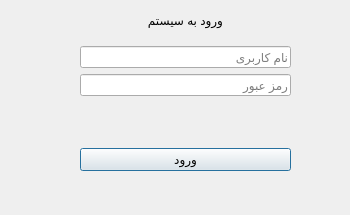
<?xml version="1.0" encoding="UTF-8"?>
<ui version="4.0">
 <class>Dialog</class>
 <widget class="QDialog" name="Dialog">
  <property name="geometry">
   <rect>
    <x>0</x>
    <y>0</y>
    <width>350</width>
    <height>215</height>
   </rect>
  </property>
  <property name="windowTitle">
   <string>Dialog</string>
  </property>
  <widget class="QWidget" name="">
   <property name="geometry">
    <rect>
     <x>80</x>
     <y>0</y>
     <width>211</width>
     <height>171</height>
    </rect>
   </property>
   <layout class="QVBoxLayout" name="verticalLayout">
    <item>
     <widget class="QLabel" name="label">
      <property name="text">
       <string>ورود به سیستم</string>
      </property>
      <property name="alignment">
       <set>Qt::AlignCenter</set>
      </property>
     </widget>
    </item>
    <item>
     <widget class="QLineEdit" name="txt_username">
      <property name="placeholderText">
       <string>نام کاربری</string>
      </property>
     </widget>
    </item>
    <item>
     <widget class="QLineEdit" name="txt_password">
      <property name="echoMode">
       <enum>QLineEdit::Password</enum>
      </property>
      <property name="placeholderText">
       <string>رمز عبور</string>
      </property>
     </widget>
    </item>
    <item>
     <widget class="QLabel" name="lbl_error">
      <property name="styleSheet">
       <string notr="true">color: red;</string>
      </property>
      <property name="text">
       <string/>
      </property>
     </widget>
    </item>
    <item>
     <widget class="QPushButton" name="btn_login">
      <property name="text">
       <string>ورود</string>
      </property>
     </widget>
    </item>
   </layout>
  </widget>
 </widget>
 <resources/>
 <connections/>
</ui>
